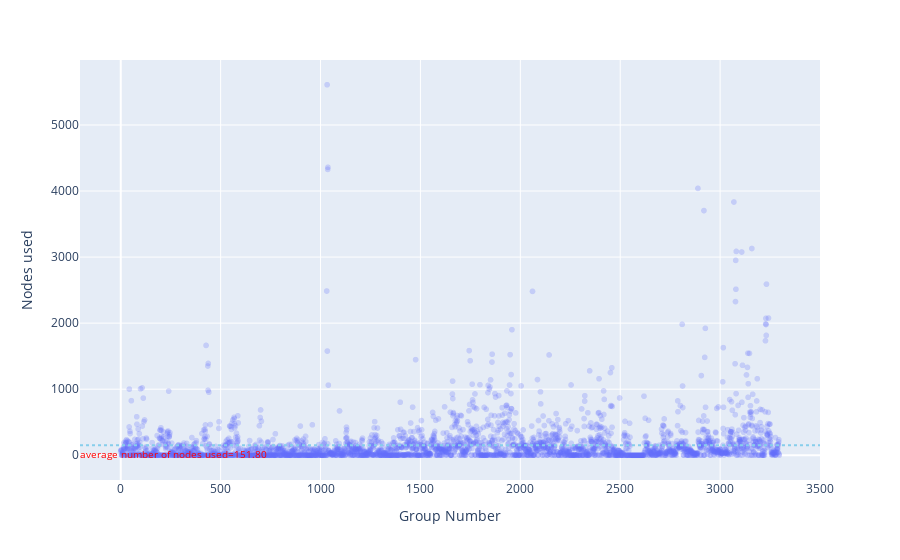

Notebook code cell kept with this figure:
### Code cell
# Sum Nodes for each group
nodesum = result.groupby('group')['NODES'].sum()
nodesum = pd.DataFrame(nodesum).reset_index()

# Plot sum of nodes used in 20min before failure
fig4 = px.scatter(nodesum,
           x=nodesum['group'],
           y=nodesum['NODES'],
           opacity=0.25,
           labels={'group':'Group Number', 'NODES':'Nodes used'},
           #title='It is unlikely that memory use is the direct cause of Unresponsive indicator'
           )
# Calculate average y value
avg_y = nodesum['NODES'].mean()

# Add horizontal line at average y
fig4.add_hline(
    y=avg_y,
    line_dash="dot",
    line_color="skyblue",
    label=dict(
        text=f"average number of nodes used={avg_y:.2f}",
        textposition='start',
        font=dict(size=10, color="RED"),
        yanchor="top",
    ),
)
# fig4.add_vrect(x0=20000, x1=40000, 
#               annotation_text="Fairly few nodes used", annotation_position="top left",
#               fillcolor="green", opacity=0.25, line_width=0)

### Figure 1 — Plotly figure (JSON) as saved in the notebook; plotly's stock layout.template omitted (floating-point values rounded to 4 significant figures; data arrays with more than 128 entries replaced by an {"elided": "..."} marker saying what was removed)
{"data": [{"hovertemplate": "Group Number=%{x}<br>Nodes used=%{y}<extra></extra>", "legendgroup": "", "marker": {"color": "#636efa", "opacity": 0.25, "symbol": "circle"}, "mode": "markers", "name": "", "showlegend": false, "type": "scattergl", "x": {"elided": "3297 int values"}, "xaxis": "x", "y": {"elided": "3297 int values"}, "yaxis": "y"}], "layout": {"legend": {"tracegroupgap": 0}, "margin": {"t": 60}, "shapes": [{"label": {"font": {"color": "RED", "size": 10}, "text": "average number of nodes used=151.80", "textposition": "start", "yanchor": "top"}, "line": {"color": "skyblue", "dash": "dot"}, "type": "line", "x0": 0, "x1": 1, "xref": "x domain", "y0": 151.8, "y1": 151.8, "yref": "y"}], "xaxis": {"anchor": "y", "domain": [0, 1], "title": {"text": "Group Number"}}, "yaxis": {"anchor": "x", "domain": [0, 1], "title": {"text": "Nodes used"}}}}
